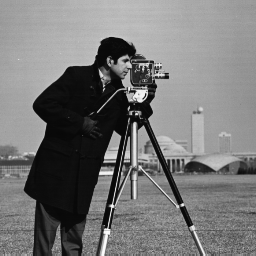
%> input picture Histogram_Specification/cameraman.png, 256 x 256 px
$ octave Histogram_Specification.m   (GNU Octave 9; MATLAB toolbox functions it lacks are replaced by stand-ins)
%> lines starting %> are read from the running program, lines starting %| are printed output that depends on the picture
clear; close all;
i1 = imread('cameraman.png');
%> i1 is the input picture: size 256x256 uint8; min 7, max 253, mean 118.7
i2 = imread('einstein.png');
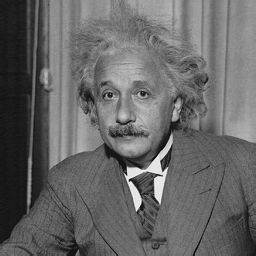
%> input picture Histogram_Specification/einstein.png, 256 x 256 px
%> i2 is the input picture: size 256x256 uint8; min 0, max 255, mean 102.8

[r,c] = size(i1);
%> r = 256; c = 256
[r2,c2] = size(i2);
%> r2 = 256; c2 = 256

finalResult = uint8(zeros(r,c)); % cameraman equalized output image
finalResult2 = uint8(zeros(r2,c2)); % einstein equalized output image

h1 = zeros(1,c); % cameraman original histogram
h2 = zeros(1,c2); % einstein original histogram

for i = 1:r
    for j = 1:c
        x=i1(i,j);
        h1(x+1)=h1(x+1)+1;
    end
end
%> after the loop, h1 = 256 values, max 1685 at index 15, min 0 at index 1, mean 256

for i = 1:r
    for j = 1:c
        x=i2(i,j);
        h2(x+1)=h2(x+1)+1;
    end
end
%> after the loop, h2 = 256 values, max 1205 at index 105, min 0 at index 3, mean 256

n = sum(h1); % cameraman total no of pixels
%> n = 65536
n2 = sum(h2); % einstein total no of pixels
%> n2 = 65536

pdf = h1/n; % camraman
%> pdf = 256 values, max 0.0257 at index 15, min 0 at index 1, mean 0.00391
pdf2 = h2/n2; % einstein
%> pdf2 = 256 values, max 0.0184 at index 105, min 0 at index 3, mean 0.00391

cdf = zeros(1,c); % camraman
cdf2 = zeros(1,c2); % einstein

cdf_multiplied_graylevel = zeros(1,c); % camraman
cdf_multiplied_graylevel2 = zeros(1,c2); % einstein

cumulative_sum = 0;

final_mapped_cdf = zeros(1,c); % camraman
final_mapped_cdf2 = zeros(1,c2); % einstein
% camraman
for i = 1:c
    cumulative_sum = cumulative_sum + pdf(1,i);
    cdf(1,i) = cumulative_sum;
    cdf_multiplied_graylevel(1,i) = (255*cdf(1,i));
end
%> this loop made 256 passes
%> cumulative_sum on passes 1 to 3: 0, 0, 0
%> after the loop, cdf = 256 values from 0 to 1; cdf_multiplied_graylevel = 256 values from 0 to 255; cumulative_sum = 1
round_cdf = round(cdf_multiplied_graylevel);
%> round_cdf = 256 values from 0 to 255


% einstein
cumulative_sum = 0;
for i = 1:c2
    cumulative_sum = cumulative_sum + pdf2(1,i);
    cdf2(1,i) = cumulative_sum;
    cdf_multiplied_graylevel2(1,i) = (255*cdf2(1,i));
end
%> this loop made 256 passes
%> cumulative_sum on passes 1 to 3: 1.53e-05, 3.05e-05, 3.05e-05
%> after the loop, cdf2 = 256 values from 1.53e-05 to 1; cdf_multiplied_graylevel2 = 256 values from 0.00389 to 255; cumulative_sum = 1
round_cdf2 = round(cdf_multiplied_graylevel2);
%> round_cdf2 = 256 values from 0 to 255


% camraman
for i = 1:c
    x = round_cdf(i);
    if x > 0
       final_mapped_cdf(x) = final_mapped_cdf(x) + h1(i);
    end
end
%> this loop made 256 passes
%> after the loop, final_mapped_cdf = 256 values, max 1685 at index 35, min 0 at index 1, mean 256

% einstein
for i = 1:c2
    x = round_cdf2(i);
    if x > 0
       final_mapped_cdf2(x) = final_mapped_cdf2(x) + h2(i);
    end
end
%> after the loop, final_mapped_cdf2 = 256 values, max 1205 at index 123, min 0 at index 2, mean 255.7

% camraman
for i = 1:r
    for j = 1:c
        finalResult(i,j) = round_cdf(i1(i,j) + 1);
    end
end
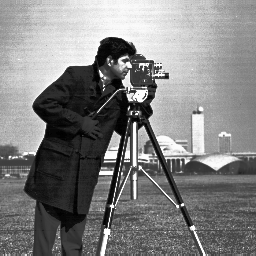
%> finalResult: size 256x256 uint8; min 0, max 255, mean 128.8

% einstein
for i = 1:r2
    for j = 1:c2
        finalResult2(i,j) = round_cdf2(i2(i,j) + 1);
    end
end
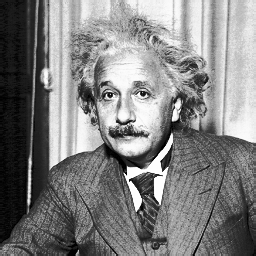
%> finalResult2: size 256x256 uint8; min 0, max 255, mean 128.8; mean of the top-left, top-right, bottom-left and bottom-right quarters 126.7, 184.5, 88.4, 115.5

specification_map = zeros(1,c);
for i = 1:c
        for j = 1:c
           if  round_cdf(i) == round_cdf2(j) || round_cdf(i) < round_cdf2(j)
                specification_map(i) = j;
                break;
           end
       end
end
%> after the loop, specification_map = 256 values from 1 to 233

desired_image_histogram = zeros(1,c);
for i = 1:c
   x = specification_map(i);
      desired_image_histogram(x) = desired_image_histogram(x) + h1(i);
end
%> this loop made 256 passes
%> x on passes 1 to 3: 1, 1, 1
%> after the loop, desired_image_histogram = 256 values, max 1685 at index 45, min 0 at index 2, mean 256


desired_image = uint8(zeros(r,c));
for i = 1:r
    for j = 1:c
        desired_image(i,j) = specification_map(i1(i,j) + 1);
    end
end
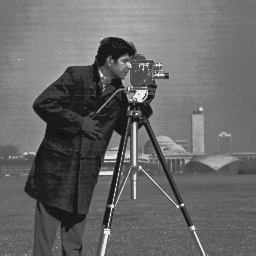
%> desired_image: size 256x256 uint8; min 1, max 233, mean 104.3


subplot(1,2,1), bar(h1),title('Original Image Histogram');
subplot(1,2,2), bar(desired_image_histogram), title('Desired Image Histogram');
%> after `title('Desired Image Histogram')`:
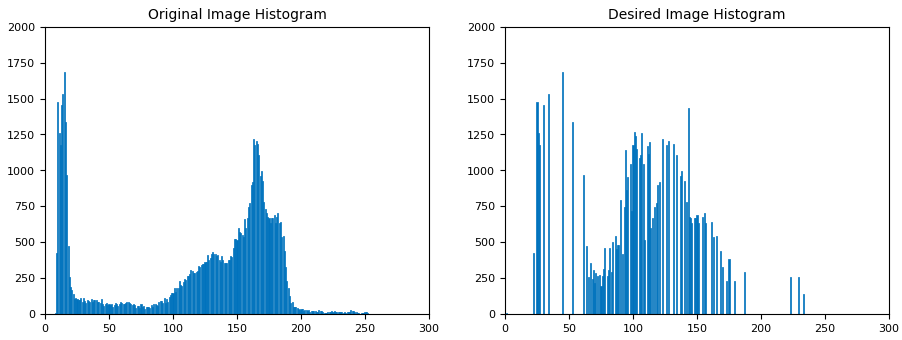
%> figure redrawn from the program's plot data, 2 panels; panel 1: tallest bar 1685 high, from x = 14.6 to 15.4; panel 2: tallest bar 1685 high, from x = 44.6 to 45.4

figure;
subplot(1,2,1), imshow(i1),title('Original Image');
subplot(1,2,2), imshow(desired_image), title('Desired Image');
